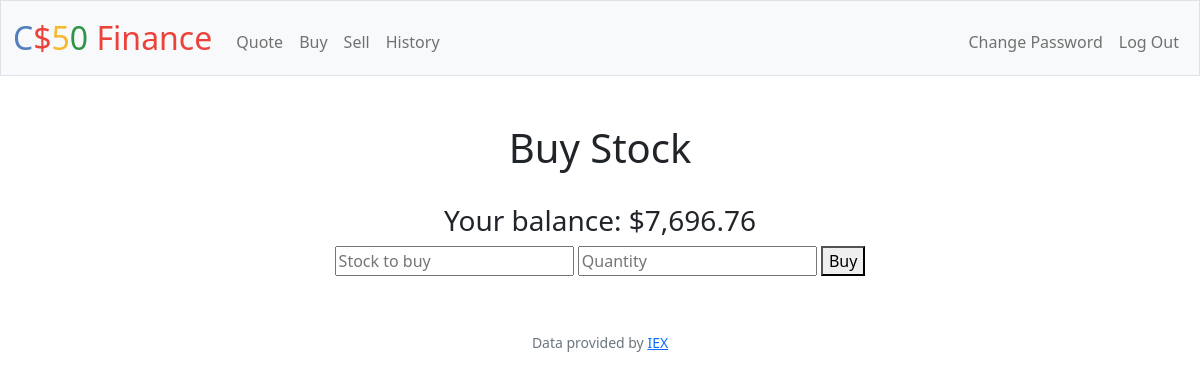
The page /buy (signed in) on the database as committed earlier.
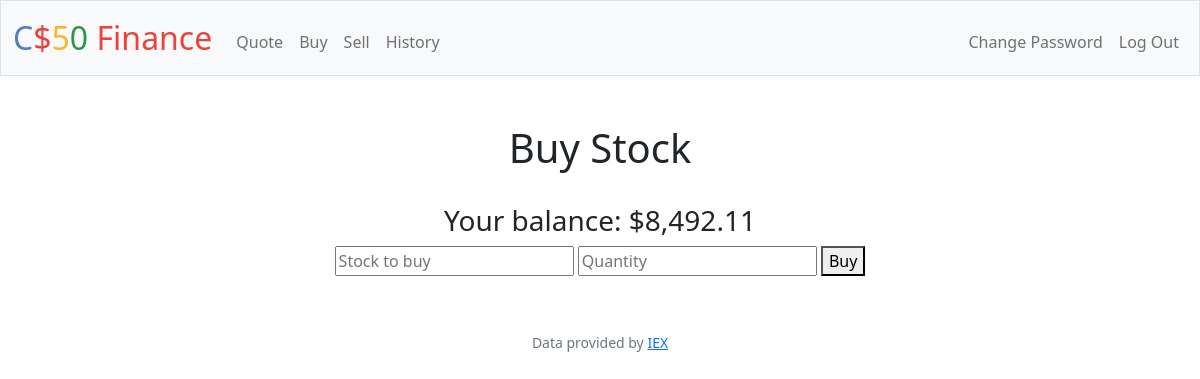
The same page on the database as committed later.
### tables this page shows
CREATE TABLE users (id INTEGER PRIMARY KEY AUTOINCREMENT NOT NULL, username TEXT NOT NULL, hash TEXT NOT NULL, cash NUMERIC NOT NULL DEFAULT 10000.00);

### app.py (the view)
@app.route("/buy", methods=["GET", "POST"])
@login_required
def buy():
    balance = db.execute(
        "SELECT cash FROM users WHERE id = ?", session["user_id"])
    """Buy shares of stock"""
    if request.method == "POST":
        stock = lookup(request.form.get("symbol"))
        if stock:
            price = float(stock["price"])
            quantity = request.form.get("shares")
            if not quantity.isdigit():
                return apology("Buy not")
            cost = price * int(quantity)
            print(balance)
            if not cost < float(balance[0]["cash"]):
                return apology("Not enough funds")
            new_balance = float(balance[0]["cash"]) - cost
            stock_check = db.execute(
                "SELECT stock FROM stocks WHERE stock = ? AND person_id =?", stock["symbol"].upper(), session["user_id"])
            db.execute("UPDATE users SET cash = ? where id = ?",
                       new_balance, session["user_id"])
            if not stock_check:
                db.execute("INSERT INTO stocks (stock, person_id, quantity) VALUES(?, ?, ?)",
                           stock["symbol"].upper(), session["user_id"], int(quantity))
                return render_template("buy.html", cash=new_balance)
            current = db.execute("SELECT quantity FROM stocks WHERE stock = ? AND person_id =?",
                                 stock["symbol"].upper(), session["user_id"])
            db.execute("UPDATE stocks set quantity = ? WHERE person_id = ?", int(
                quantity) + current[0]["quantity"], session["user_id"])
            db.execute(
                "INSERT INTO history (date, buysell, person_id, stock, quantity, price) VALUES(DATETIME(), ?, ?, ?, ?, ?)",
                "BUY", session["user_id"], stock["symbol"].upper(), int(quantity), price
            )
            '''cost = usd(cost)
            message = f"Sale for {cost} completed"
            return render_template("buy.html", cash=new_balance, message=message)'''
            return redirect("/")
        else:
            return apology("Stock does not exist")
    else:
        return render_template("buy.html", cash=balance[0]["cash"])

### app.py (called while the page is built)
@app.after_request
def after_request(response):
    response.headers["Cache-Control"] = "no-cache, no-store, must-revalidate"
    response.headers["Expires"] = 0
    response.headers["Pragma"] = "no-cache"
    return response

### helpers.py (called while the page is built)
def login_required(f):
    @wraps(f)
    def decorated_function(*args, **kwargs):
        if session.get("user_id") is None:
            return redirect("/login")
        return f(*args, **kwargs)
    return decorated_function

def usd(value):
    return f"${value:,.2f}"

### templates/buy.html (shortened to what this page needs)
{% extends "layout.html"%}
{% block main %}
    <h1> Buy Stock </h1>
    <br>
    <form action="/buy" method="post">
        <h3>Your balance: {{ cash | usd }}</h3>
        <input type="text" name="symbol" placeholder="Stock to buy" autofocus autocomplete="off">
        <input type="number" min=0 step=1 name="shares" placeholder="Quantity" autocomplete="off">
        <button type="submit">Buy</button>
    </form>
{% endblock %}

### templates/layout.html (shortened to what this page needs)
<!DOCTYPE html>
<html lang="en">
    <head>
        <link href="https://cdn.jsdelivr.net/npm/bootstrap@5.1.3/dist/css/bootstrap.min.css" rel="stylesheet">
        <link href="/static/styles.css" rel="stylesheet">
    </head>
    <body>
        <nav class="bg-light border navbar navbar-expand-md navbar-light">
            <div class="container-fluid">
                <a class="navbar-brand" href="/"><span class="blue">C</span><span class="red">$</span><span class="yellow">5</span><span class="green">0</span> <span class="red">Finance</span></a>
                <div class="collapse navbar-collapse" id="navbar">
                    {% if session["user_id"] %}
                        <ul class="navbar-nav me-auto mt-2">
                            <li class="nav-item"><a class="nav-link" href="/quote">Quote</a></li>
                            <li class="nav-item"><a class="nav-link" href="/buy">Buy</a></li>
                            <li class="nav-item"><a class="nav-link" href="/sell">Sell</a></li>
                            <li class="nav-item"><a class="nav-link" href="/history">History</a></li>
                        </ul>
                        <ul class="navbar-nav ms-auto mt-2">
                            <li class="nav-item"><a class="nav-link" href="/changepassword">Change Password</a></li>
                            <li class="nav-item"><a class="nav-link" href="/logout">Log Out</a></li>
                        </ul>
                    {% else %}
                        <ul class="navbar-nav ms-auto mt-2">
                            <li class="nav-item"><a class="nav-link" href="/register">Register</a></li>
                            <li class="nav-item"><a class="nav-link" href="/login">Log In</a></li>
                        </ul>
                    {% endif %}
                </div>
            </div>
        </nav>
        <main class="container-fluid py-5 text-center">
            {% block main %}{% endblock %}
        </main>
        <footer class="mb-5 small text-center text-muted">
            Data provided by <a href="https://iexcloud.io/">IEX</a>
        </footer>
    </body>
</html>

### static/styles.css (style rules this page uses)
nav .navbar-brand { font-size: xx-large; }
nav .navbar-brand .blue { color: #537fbe; }
nav .navbar-brand .red { color: #ea433b; }
nav .navbar-brand .yellow { color: #f5b82e; }
nav .navbar-brand .green { color: #2e944b; }

Rows that differ between the two databases and show on the page:
changed users: cash "$7,696.76" → "$8,492.11"
